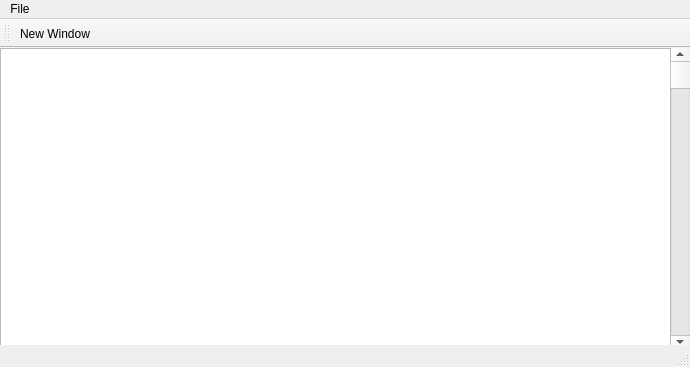
<?xml version="1.0" encoding="UTF-8"?>
<ui version="4.0">
 <class>MainWindow</class>
 <widget class="QMainWindow" name="MainWindow">
  <property name="geometry">
   <rect>
    <x>0</x>
    <y>0</y>
    <width>690</width>
    <height>367</height>
   </rect>
  </property>
  <property name="windowTitle">
   <string>MainWindow</string>
  </property>
  <widget class="QWidget" name="centralwidget">
   <widget class="QTextEdit" name="textEdit">
    <property name="geometry">
     <rect>
      <x>0</x>
      <y>0</y>
      <width>671</width>
      <height>301</height>
     </rect>
    </property>
   </widget>
   <widget class="QScrollBar" name="verticalScrollBar">
    <property name="geometry">
     <rect>
      <x>670</x>
      <y>0</y>
      <width>20</width>
      <height>301</height>
     </rect>
    </property>
    <property name="orientation">
     <enum>Qt::Vertical</enum>
    </property>
   </widget>
  </widget>
  <widget class="QMenuBar" name="menubar">
   <property name="geometry">
    <rect>
     <x>0</x>
     <y>0</y>
     <width>690</width>
     <height>19</height>
    </rect>
   </property>
   <widget class="QMenu" name="menuFile">
    <property name="title">
     <string>File</string>
    </property>
    <addaction name="separator"/>
    <addaction name="actionNew_Window"/>
    <addaction name="separator"/>
    <addaction name="actionQuit"/>
   </widget>
   <addaction name="menuFile"/>
  </widget>
  <widget class="QStatusBar" name="statusbar"/>
  <widget class="QToolBar" name="toolBar">
   <property name="windowTitle">
    <string>toolBar</string>
   </property>
   <attribute name="toolBarArea">
    <enum>TopToolBarArea</enum>
   </attribute>
   <attribute name="toolBarBreak">
    <bool>false</bool>
   </attribute>
   <addaction name="actionNew_Window"/>
  </widget>
  <action name="actionNew_Window">
   <property name="text">
    <string>New Window</string>
   </property>
  </action>
  <action name="actionQuit">
   <property name="text">
    <string>Quit</string>
   </property>
  </action>
 </widget>
 <resources/>
 <connections/>
</ui>
